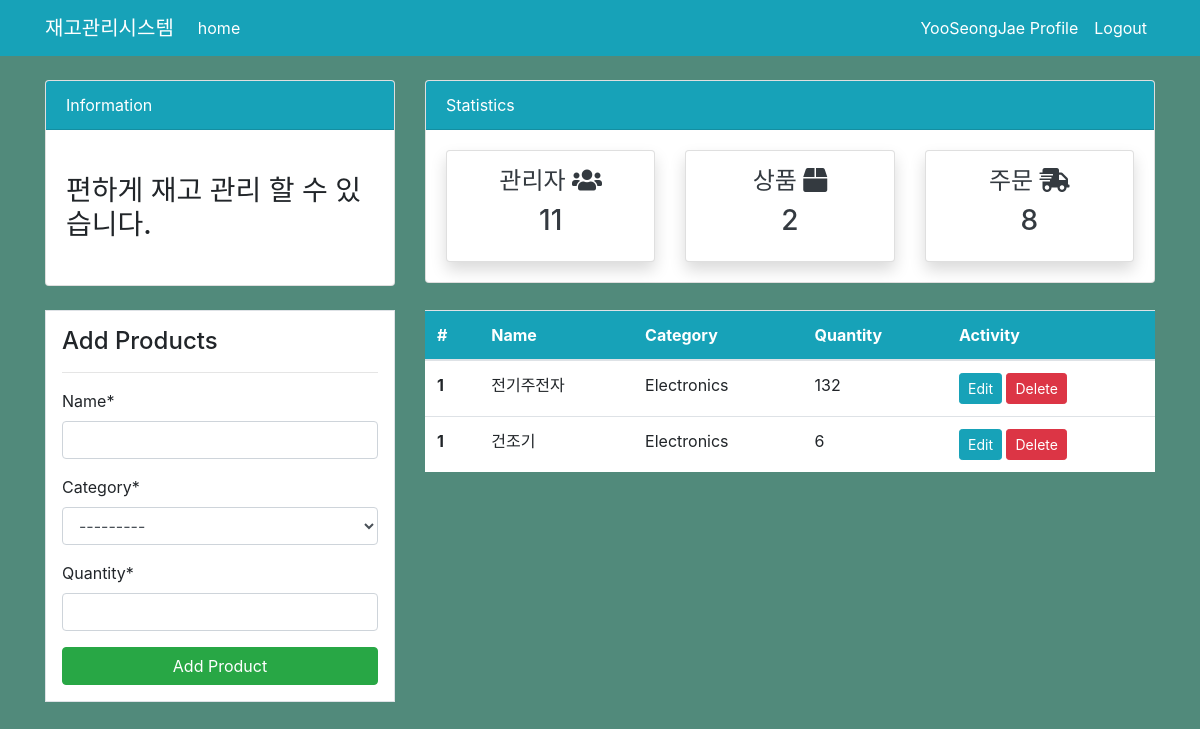
The page /product/ (signed in) on the database as committed earlier.
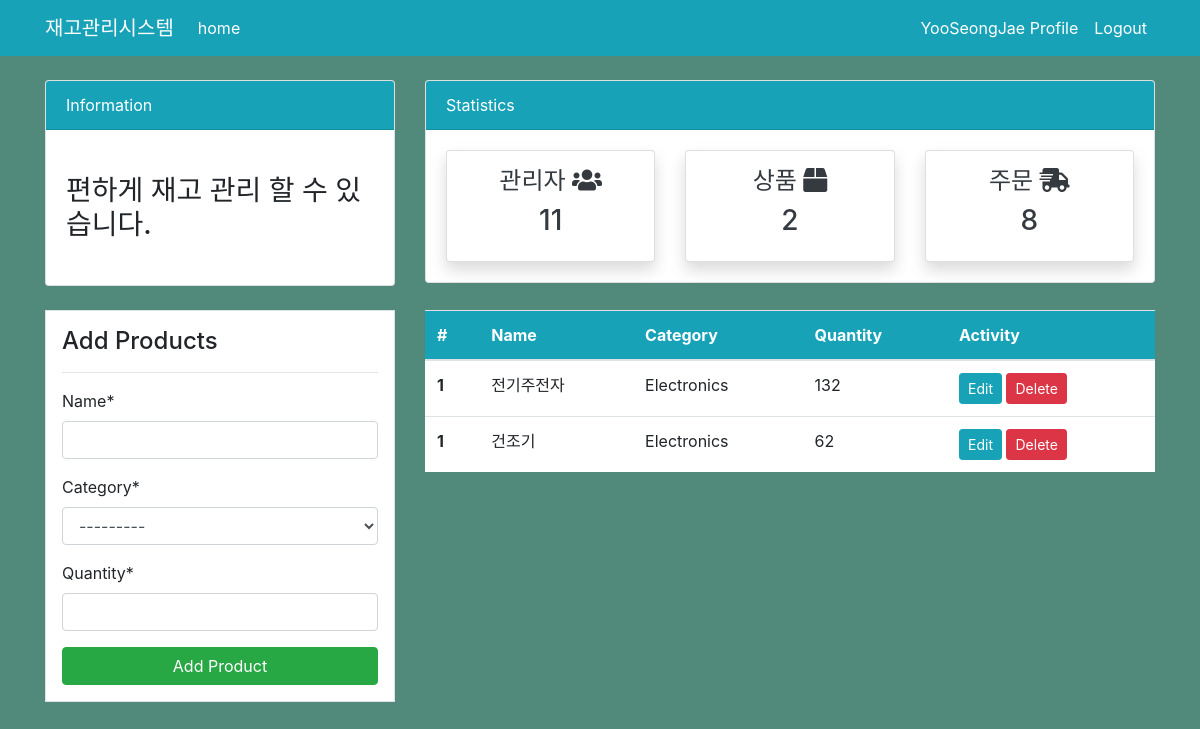
The same page on the database as committed later.
### dashboard/models.py (models this page shows, shortened)
class Product(models.Model):
    name = models.CharField(max_length=100, null=True)
    category = models.CharField(max_length=20, choices=CATEGORY, null=True)
    quantity = models.PositiveIntegerField(null=True)
    class Meta:
        verbose_name_plural = 'Product'

### dashboard/views.py (the view)
# urls.py: path('product/',views.product, name='dashboard-product'),
@login_required
def product(request):
    items = Product.objects.all() # db 가져오기
    product_count = items.count()
    workers_count = User.objects.all().count()
    orders_count = Order.objects.all().count()
    if request.method =='POST':
        form = ProductForm(request.POST)
        if form.is_valid():
            form.save()
            product_name = form.cleaned_data.get('name')
            messages.success(request,f'{product_name} has been added')
            return redirect('dashboard-product')
    else:
        form = ProductForm()
    context = {
        'items' : items,
        'form' : form,
        'workers_count':workers_count,
        'orders_count':orders_count,
        'product_count':product_count,
    }
    return render(request, 'dashboard/product.html', context)

### dashboard/forms.py
class ProductForm(forms.ModelForm):
    class Meta:
        model = Product
        fields = ['name','category','quantity']

### templates/dashboard/product.html (shortened to what this page needs)
{% extends 'partials/base.html' %}
{% load crispy_forms_tags %}
{% block content %}
{% include 'partials/topnav.html' %}
  <div class="container">
    <div class="row my-4">
        <div class="col-md-4">
            <div class="border bg-white p-3">
                <h4>Add Products</h4>
                <hr>
                <form method="POST">
                {{ form|crispy }}
                <input class="btn btn-success btn-block" type="submit" value="Add Product">
                </form>
            </div>
        </div>
        <div class="col-md-8">
            <table class="table bg-white">
                <thead class="bg-info">
                    <tr class="text-white">
                        <th scope="col">#</th>
                        <th scope="col">Name</th>
                        <th scope="col">Category</th>
                        <th scope="col">Quantity</th>
                        <th scope="col">Activity</th>
                    </tr>
                </thead>
                <tbody>
                    {% for item in items %}
                    <tr>
                        <th scope="row">1</th>
                        <td>{{ item.name }}</td>
                        <td>{{ item.category}}</td>
                        <td>{{ item.quantity}}</td>
                        <td>
                            <a class="btn btn-info btn-sm" href="{% url 'dashboard-product-update' item.id %}">Edit</a>
                            <a class="btn btn-danger btn-sm" href="{% url 'dashboard-product-delete' item.id %}">Delete</a>
                        </td>
                    </tr>
                    {% endfor %}
                </tbody>
            </table>
        </div>
    </div>
</div>
{% endblock %}

Rows that differ between the two databases and show on the page:
changed Product "건조기": quantity "6" → "62"
